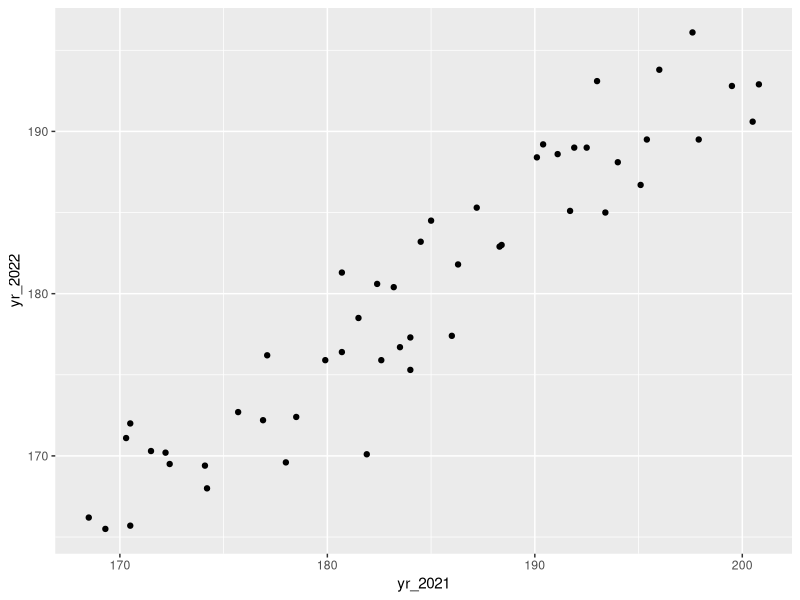
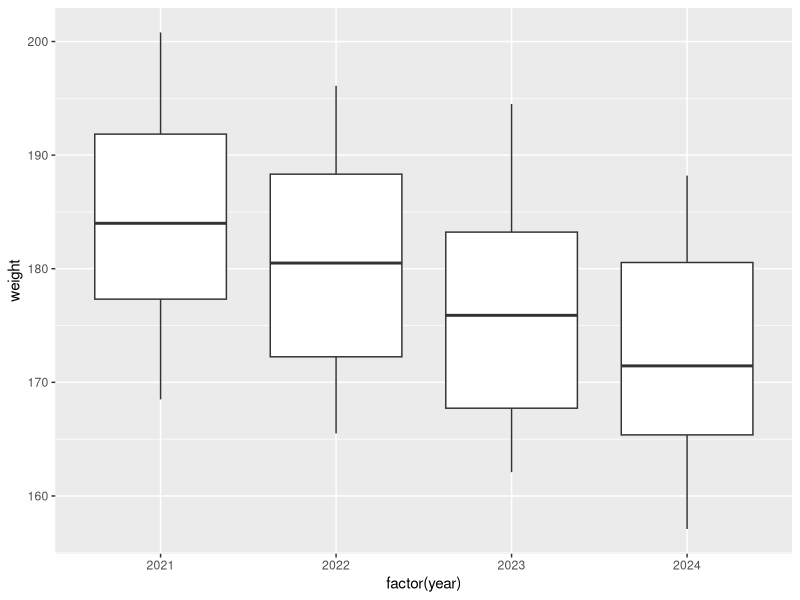

The R script that drew these images, in order:
## ---- chunk 1
#| message: false
# A collection of R packages designed for data science
library(tidyverse)

surveys_join <- read_csv("data/surveys_join.csv")
## ---- chunk 2
#| message: false
surveys_join <- read_csv("data/surveys_join.csv")
## ---- chunk 3
surveys_join |> 
  head()
## ---- chunk 4
surveys_join |> 
  pivot_wider(names_from = "year",
              values_from = "weight",
              names_prefix = "yr_") |>
  head()
## ---- chunk 5
surveys_wide <- surveys_join |> 
  pivot_wider(names_from = "year",
              values_from = "weight",
              names_prefix = "yr_")
## ---- chunk 6
#| label: fig-weight_2122
#| fig-cap: "Scatterplot of `weight` for 2021 and 2022"
ggplot(surveys_wide, aes(x = yr_2021, y = yr_2022)) +
  geom_point()
## ---- chunk 7
#| label: fig-weight_by_year
#| fig-cap: "Boxplot of `weight` for 2021 - 2024"
ggplot(surveys_join, aes(x = factor(year), y =  weight)) +
  geom_boxplot()
## ---- chunk 8
surveys_wide |> 
  pivot_longer(cols = -record_id,
               names_to = "year",
               values_to = "weight",
               names_prefix = "yr_")
